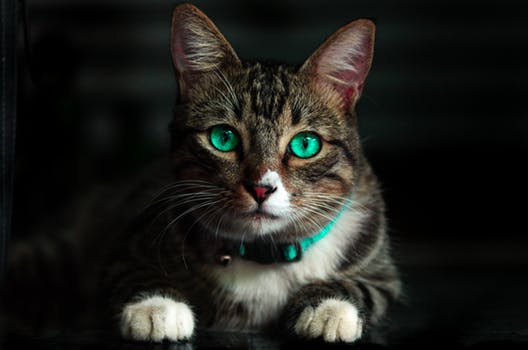
#> input picture 2_manipulating_pixel/cat.jpeg, 528 x 350 px
$ python index.py --image cat.jpeg
#> lines starting #> are read from the running program, lines starting #| are printed output that depends on the picture; after the words box and inside, x2 and y2 are one past the last pixel; in counts of white or black regions, pixels touching at a corner belong together
import argparse
import cv2

# fetching argumen
ap = argparse.ArgumentParser()
ap.add_argument("-i", "--image", required = True, help = "Enter path to the image")
args = vars(ap.parse_args())

# loading image dan dikonvert ke array numpy
image = cv2.imread(args["image"])
#> image is the input picture: shape (350, 528, 3); mean B, G, R 27.8, 31.9, 31.8


# ngambil value pixel di coordinat
(b,g,r) = image[0,0]
#> b = 16; g = 15; r = 11
print("pixel di 0,0 red:{} green:{} blue:{}".format(r,g,b))
#| pixel di 0,0 red:11 green:15 blue:16

# setting pixel di coordinat
image[0,0] = (0,0,255)
#> image: shape (350, 528, 3); under 0.01% of pixels changed, all inside (x1, y1, x2, y2) = (0, 0, 1, 1)
(b,g,r) = image[0,0]
#> b = 0; g = 0; r = 255
print("pixel di 0,0 red:{} green:{} blue:{}".format(r,g,b))
#| pixel di 0,0 red:255 green:0 blue:0

corner = image[0:100,0:100]
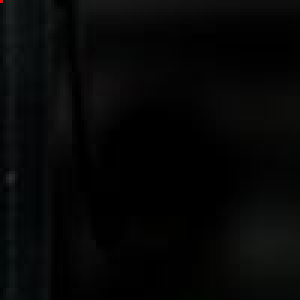
#> corner: shape (100, 100, 3) (shown 3 times larger); mean B, G, R 6.6, 6.7, 6

image[100:200,100:200] = (0,255,0)
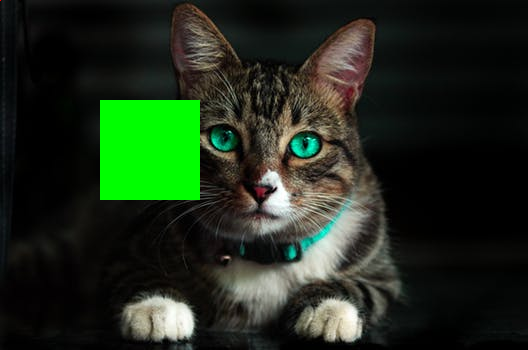
#> image: shape (350, 528, 3); mean B, G, R 27.3, 45, 31.2

cv2.imshow('sudut',image)

# biar windownya kebuka
cv2.waitKey(0)
